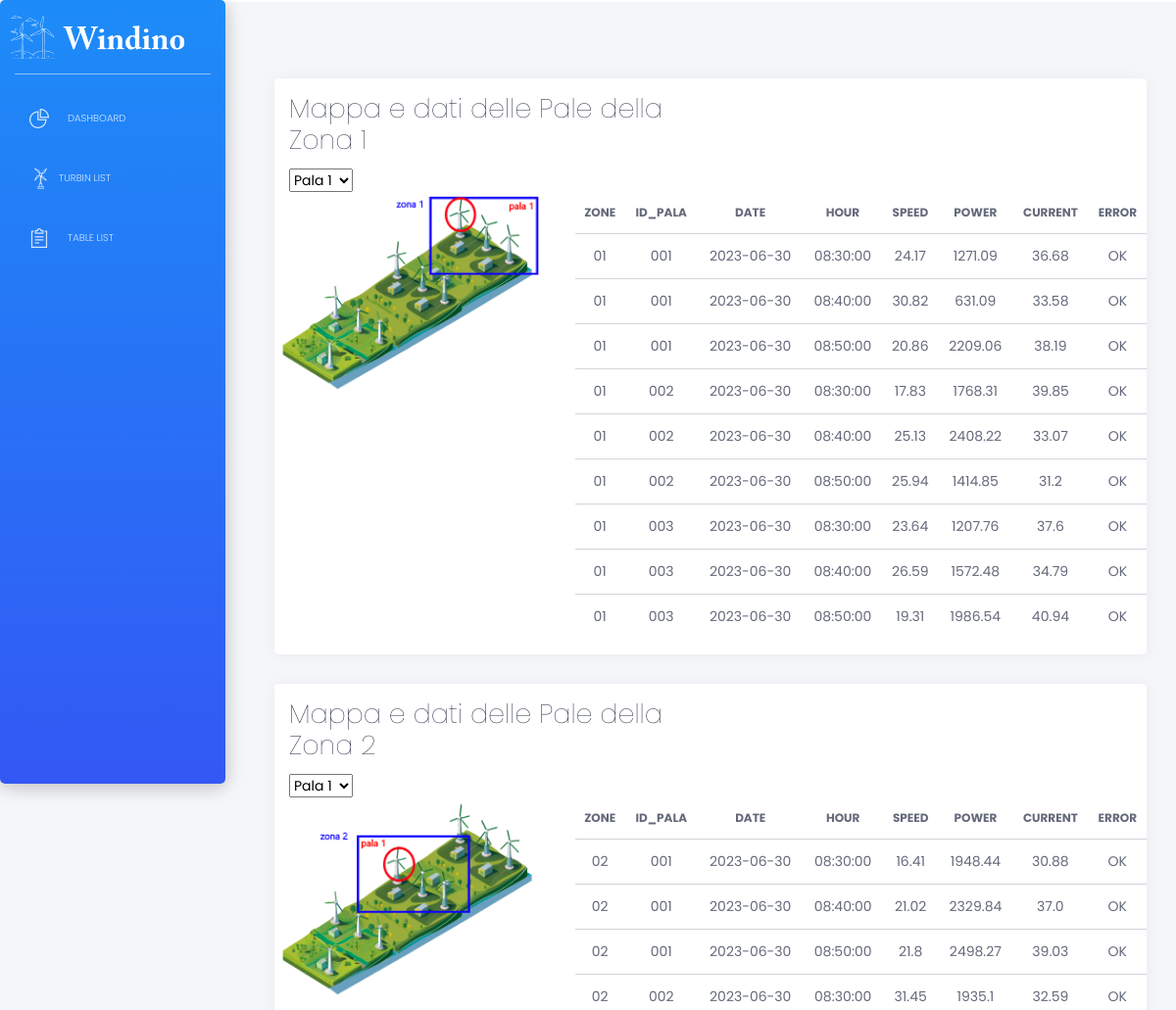
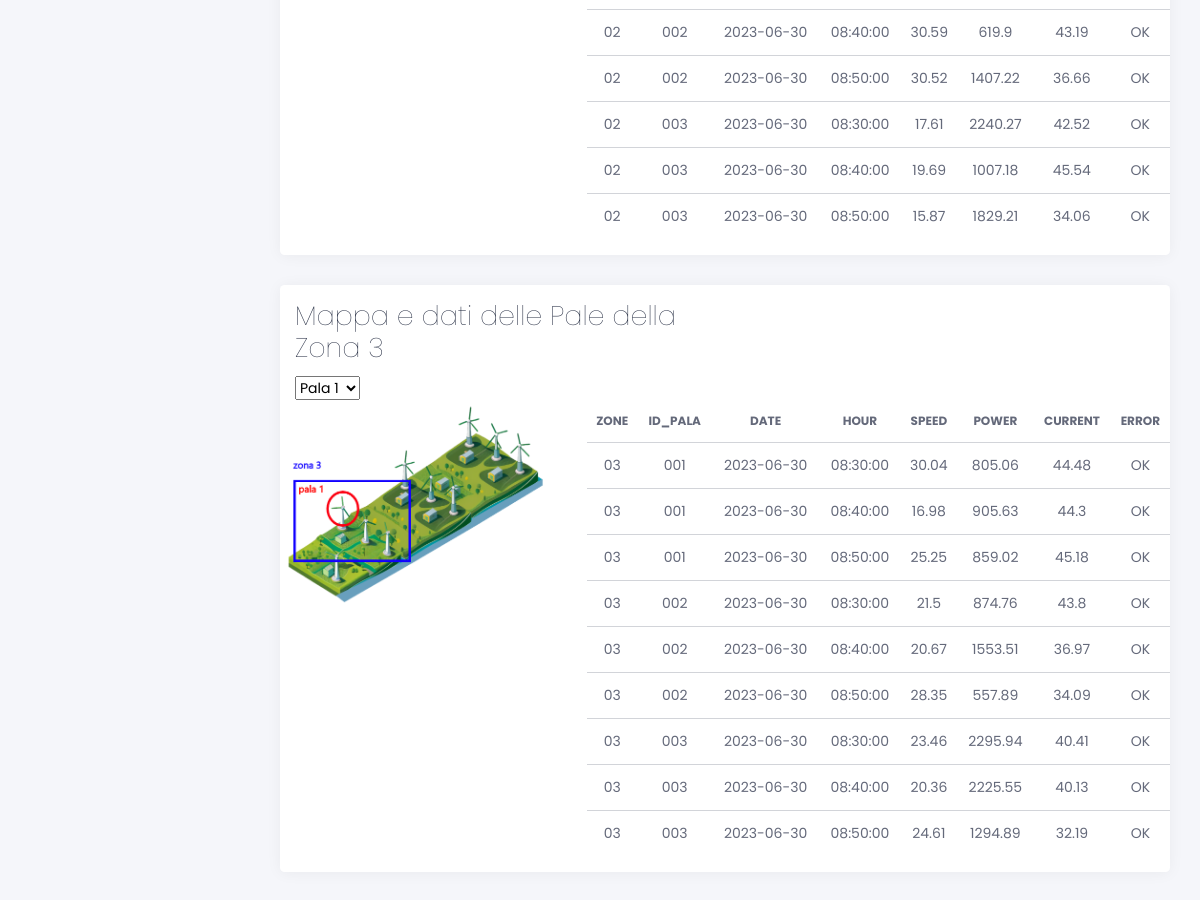
Screenshot of /pale with the database file from the repository (2 pictures, top to bottom).
### tables this page shows
CREATE TABLE arduino (
				   zone TEXT,
				   id TEXT,
				   date DATE,
				   hour TIME,
                   speed FLOAT,
                   power FLOAT,
				   current FLOAT,
				   error TEXT);

### apps/home/routes.py (the view)
@blueprint.route('/pale')
def pale():
    with get_db() as conn:
        arduino_all_data = conn.execute('SELECT * FROM arduino').fetchall()
        turbine_data= conn.execute(
                        "SELECT subquery3.zone, subquery3.id, subquery3.date, subquery3.hour, subquery3.speed, subquery3.power, subquery3.current, subquery3.error "
                        "FROM ( "
                        "    SELECT subquery2.*, ROW_NUMBER() OVER (PARTITION BY subquery2.zone, subquery2.id ORDER BY subquery2.date DESC, subquery2.hour DESC) AS rn "
                        "    FROM ( "
                        "        SELECT t.* "
                        "        FROM arduino t "
                        "        ORDER BY t.zone, t.id, t.date DESC, t.hour DESC "
                        "    ) subquery2 "
                        ") subquery3 "
                        "WHERE subquery3.rn <= 3 "
                        "GROUP BY subquery3.zone, subquery3.id, subquery3.date, subquery3.hour, subquery3.speed, subquery3.power, subquery3.current, subquery3.error"
                    ).fetchall()
        arduino_recent_data = conn.execute('SELECT * '
                       'FROM arduino a '
                       'WHERE (zone, id, date, hour) IN ('
                           'SELECT zone, id, MAX(date), MAX(hour) '
                           'FROM arduino '
                           'GROUP BY zone, id)').fetchall()
    return render_template('home/pale.html', arduino_recent_data=arduino_recent_data, arduino_all_data=arduino_all_data, turbine_data=turbine_data)

### apps/__init__.py (called while the page is built)
def configure_database(app):
    @app.before_first_request
    def initialize_database():
        db.create_all()
    @app.teardown_request
    def shutdown_session(exception=None):
        db.session.remove()

### apps/home/routes.py (called while the page is built)
def get_db():
    db = getattr(g, '_database', None)
    if db is None:
        db = g._database = sqlite3.connect(DATABASE)
        db.row_factory = sqlite3.Row
    return db

### apps/templates/home/pale.html (shortened to what this page needs)
{% extends "layouts/base.html" %}
{% block content %}
<div class="content">
<div class="row">
    <div class="col-12">
          <div class="card">
              <div class="card-header">
                  <div class="row">
                    <div class="col-sm-6 text-left">
                      <h2 class="card-title">Mappa e dati delle Pale della Zona 1</h2>
                    </div>
                  </div>
                  <select id="location-select-1">
                      <option value="zone1turbine1">Pala 1</option>
                    </select>
                  </div>
                  <div class="row">
                    <div class="col-lg-4 col-md-12">
                      <div id="map-container-1">
                        <img id="map-image-zone1" src="/static/assets/img/pale/zone1turbine1.png">
                    </div>
                    </div>
                    <div class="col-lg-8 col-md-12">
                      <div class="table">
                        <table class="table tablesorter" id="">
                            <thead class="text-primary">
                              <tr>
                                <th class="text-center">zone</th>
                                <th class="text-center">id_pala</th>
                                <th class="text-center">date</th>
                                <th class="text-center">hour</th>
                                <th class="text-center">speed</th>
                                <th class="text-center">power</th>
                                <th class="text-center">current</th>
                                <th class="text-center">error</th>
                            </tr>
                            </thead>
                            <tbody>
                              {% for pala in turbine_data %}
                              {% if pala.zone == "01" %}
                                  <tr>
                                      <td class="text-center">{{pala.zone}}</td>
                                      <td class="text-center">{{ pala.id }}</td>
                                      <td class="text-center">{{ pala.date }}</td>
                                      <td class="text-center">{{ pala.hour }}</td>
                                      <td class="text-center">{{ pala.speed }}</td>
                                      <td class="text-center">{{ pala.power }}</td>
                                      <td class="text-center">{{ pala.current }}</td>
                                      <td class="text-center">{{ pala.error }}</td>
                                  </tr>
                              {% endif %}
                          {% endfor %}
                            </tbody>
                          </table>
                      </div>
                    </div>
                  </div>
                  </div>
          </div>
</div>
<div class="row">
    <div class="col-12">
          <div class="card">
              <div class="card-header">
                  <div class="row">
                    <div class="col-sm-6 text-left">
                      <h2 class="card-title">Mappa e dati delle Pale della Zona 2</h2>
                    </div>
                  </div>
                  <select id="location-select-2">
                      <option value="zone2turbine1">Pala 1</option>
                    </select>
                  </div>
                  <div class="row">
                    <div class="col-lg-4 col-md-12">
                      <div id="map-container-2">
                        <img id="map-image-zone2" src="/static/assets/img/pale/zone2turbine1.png">
                    </div>
                    </div>
                    <div class="col-lg-8 col-md-12">
                      <div class="table">
                        <table class="table tablesorter" id="">
                          <thead class="text-primary">
                            <tr>
                              <th class="text-center">zone</th>
                              <th class="text-center">id_pala</th>
                              <th class="text-center">date</th>
                              <th class="text-center">hour</th>
                              <th class="text-center">speed</th>
                              <th class="text-center">power</th>
                              <th class="text-center">current</th>
                              <th class="text-center">error</th>
                          </tr>
                          </thead>
                          <tbody>
                            {% for pala in turbine_data %}
                            {% if pala.zone == "02" %}
                                <tr>
                                    <td class="text-center">{{pala.zone}}</td>
                                    <td class="text-center">{{ pala.id }}</td>
                                    <td class="text-center">{{ pala.date }}</td>
                                    <td class="text-center">{{ pala.hour }}</td>
                                    <td class="text-center">{{ pala.speed }}</td>
                                    <td class="text-center">{{ pala.power }}</td>
                                    <td class="text-center">{{ pala.current }}</td>
                                    <td class="text-center">{{ pala.error }}</td>
                                </tr>
                            {% endif %}
                        {% endfor %}
                          </tbody>
                        </table>
                      </div>
                    </div>
                  </div>
                  </div>
          </div>
</div>
<div class="row">
    <div class="col-12">
          <div class="card">
              <div class="card-header">
                  <div class="row">
                    <div class="col-sm-6 text-left">
                      <h2 class="card-title">Mappa e dati delle Pale della Zona 3</h2>
                    </div>
                  </div>
                  <select id="location-select-3">
                      <option value="zone3turbine1">Pala 1</option>
                    </select>
                  </div>
                  <div class="row">
                    <div class="col-lg-4 col-md-12">
                      <div id="map-container-3">
                        <img id="map-image-zone3" src="/static/assets/img/pale/zone3turbine1.png">
                    </div>
                    </div>
                    <div class="col-lg-8 col-md-12">
                      <div class="table">
                        <table class="table tablesorter" id="">
                            <thead class="text-primary">
                              <tr>
                                <th class="text-center">zone</th>
                                <th class="text-center">id_pala</th>
                                <th class="text-center">date</th>
                                <th class="text-center">hour</th>
                                <th class="text-center">speed</th>
                                <th class="text-center">power</th>
                                <th class="text-center">current</th>
                                <th class="text-center">error</th>
                            </tr>
                            </thead>
                            <tbody>
                              {% for pala in turbine_data %}
                              {% if pala.zone == "03" %}
                                  <tr>
                                      <td class="text-center">{{pala.zone}}</td>
                                      <td class="text-center">{{ pala.id }}</td>
                                      <td class="text-center">{{ pala.date }}</td>
                                      <td class="text-center">{{ pala.hour }}</td>
                                      <td class="text-center">{{ pala.speed }}</td>
                                      <td class="text-center">{{ pala.power }}</td>
                                      <td class="text-center">{{ pala.current }}</td>
                                      <td class="text-center">{{ pala.error }}</td>
                                  </tr>
                              {% endif %}
                          {% endfor %}
                            </tbody>
                          </table>
                      </div>
                    </div>
                  </div>
                  </div>
          </div>
</div>
</div>
{% endblock content %}

### rows the page displays
arduino: zone "01", id "001", date "2023-06-30", hour "08:30:00", speed "24.17", power "1271.09", current "36.68", error "OK"
arduino: zone "01", id "001", date "2023-06-30", hour "08:40:00", speed "30.82", power "631.09", current "33.58", error "OK"
arduino: zone "01", id "001", date "2023-06-30", hour "08:50:00", speed "20.86", power "2209.06", current "38.19", error "OK"
arduino: zone "01", id "002", date "2023-06-30", hour "08:30:00", speed "17.83", power "1768.31", current "39.85", error "OK"
arduino: zone "01", id "002", date "2023-06-30", hour "08:40:00", speed "25.13", power "2408.22", current "33.07", error "OK"
arduino: zone "01", id "002", date "2023-06-30", hour "08:50:00", speed "25.94", power "1414.85", current "31.2", error "OK"

### other values shown
{{ pala.zone }} "01" "01" "01"
{{ pala.id }} "003" "003" "003"
{{ pala.date }} "2023-06-30" "2023-06-30" "2023-06-30"
{{ pala.hour }} "08:30:00" "08:40:00" "08:50:00"
{{ pala.speed }} "23.64" "26.59" "19.31"
{{ pala.power }} "1207.76" "1572.48" "1986.54"
{{ pala.current }} "37.6" "34.79" "40.94"
{{ pala.error }} "OK" "OK" "OK"
{{ pala.zone }} "02" "02" "02" "02" "02" "02" "02" "02" "02"
{{ pala.id }} "001" "001" "001" "002" "002" "002" "003" "003" "003"
{{ pala.date }} "2023-06-30" "2023-06-30" "2023-06-30" "2023-06-30" "2023-06-30" "2023-06-30" "2023-06-30" "2023-06-30" "2023-06-30"
{{ pala.hour }} "08:30:00" "08:40:00" "08:50:00" "08:30:00" "08:40:00" "08:50:00" "08:30:00" "08:40:00" "08:50:00"
{{ pala.speed }} "16.41" "21.02" "21.8" "31.45" "30.59" "30.52" "17.61" "19.69" "15.87"
{{ pala.power }} "1948.44" "2329.84" "2498.27" "1935.1" "619.9" "1407.22" "2240.27" "1007.18" "1829.21"
{{ pala.current }} "30.88" "37.0" "39.03" "32.59" "43.19" "36.66" "42.52" "45.54" "34.06"
